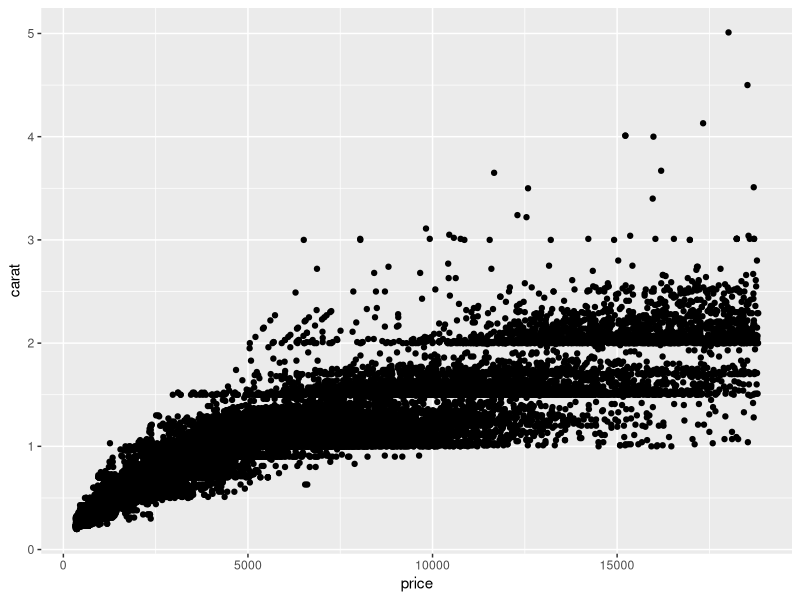
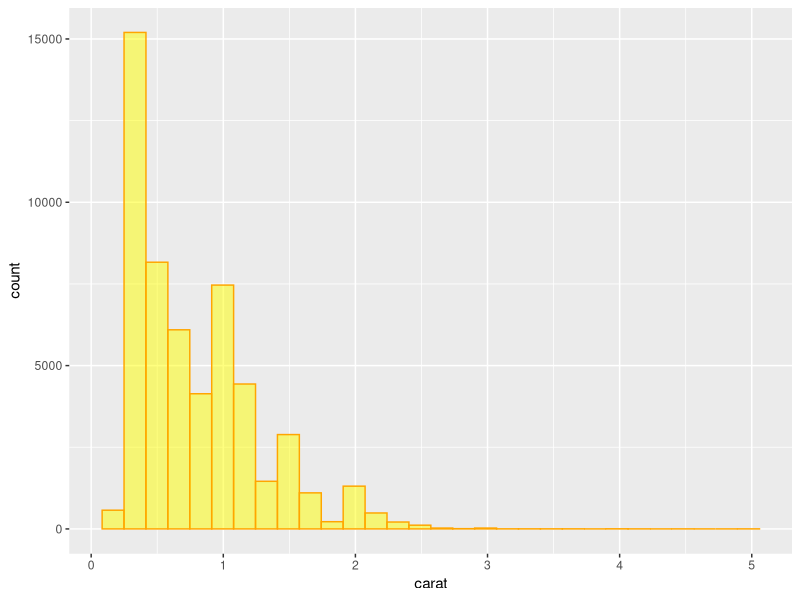
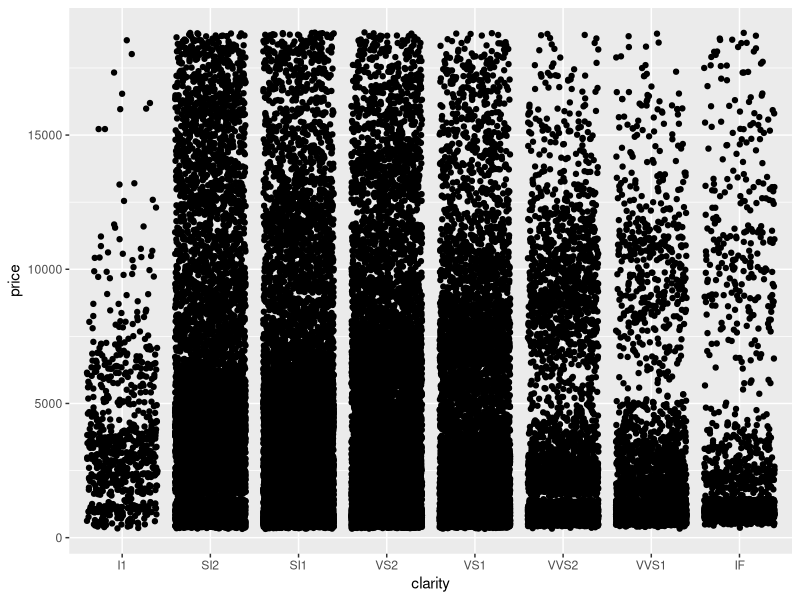

Generate these figures, in order, with R:
## ----setup, include=FALSE---------------------------------------------
knitr::opts_chunk$set(echo = TRUE)


## ---------------------------------------------------------------------
library(tidyverse)
library(skimr)
library(GGally)


## ---------------------------------------------------------------------
names(diamonds)
dim(diamonds)
summary(diamonds)
head(diamonds)
tail(diamonds)
skimr::skim(diamonds)



## ---------------------------------------------------------------------
ggplot(data = diamonds, aes(x = price, y = carat))+
  geom_point()




## ---------------------------------------------------------------------
ggplot(data = diamonds, aes(x = carat))+
  geom_histogram(fill = "yellow", color = "orange", alpha = 0.5)


## ---------------------------------------------------------------------
ggplot(data = diamonds, aes(x = clarity, y = price))+
  geom_jitter()


